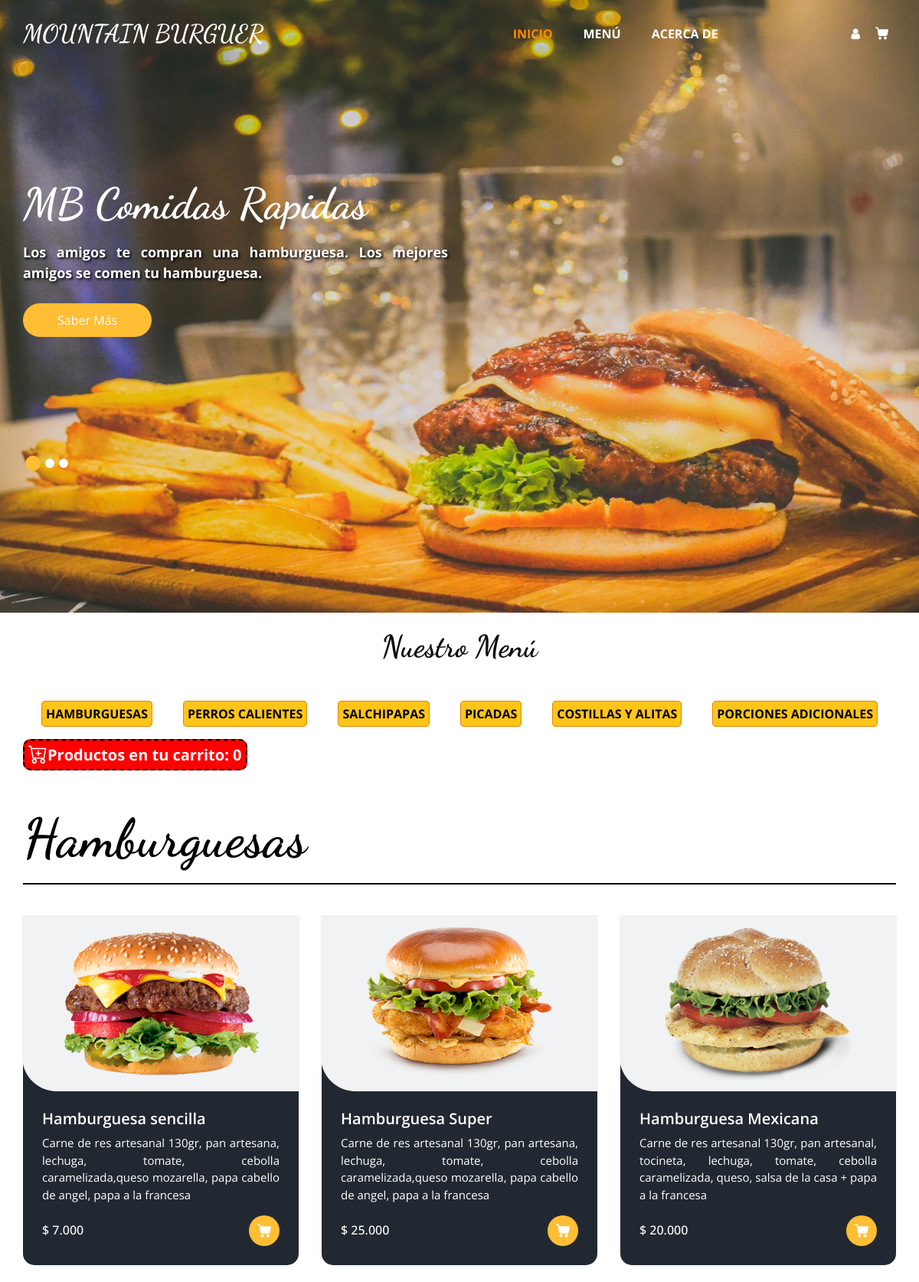
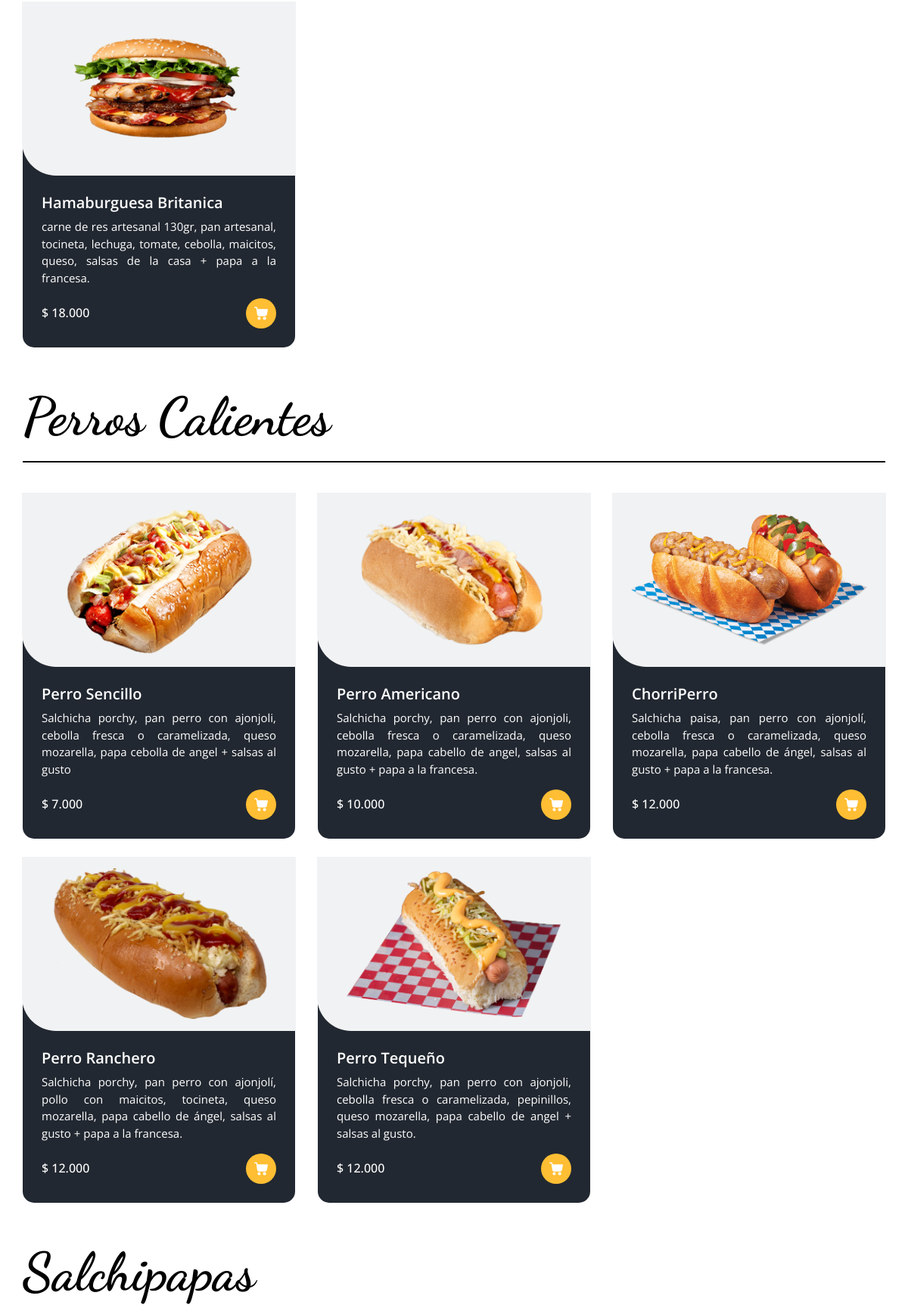
The page / (upper part) on the database its author committed (2 pictures, top to bottom).
### productos/models.py (models this page shows, shortened)
class categoriasprod(models.Model):
    title=models.CharField(max_length=50,verbose_name='Titulo')
    created=models.DateTimeField(auto_now_add=True, verbose_name='Fecha creado') #añade la hora automatica
    updated=models.DateTimeField(auto_now=True, verbose_name='Fecha Actualizado')
    class Meta:
        verbose_name="categoiriaProd"
        verbose_name_plural="categoriasProd"
        ordering = ["created"]

class hamburguesas(models.Model):
    title=models.CharField(max_length=50,verbose_name='Titulo')
    categorias=models.ForeignKey(categoriasprod, on_delete=models.CASCADE)
    image1=models.ImageField(verbose_name='Imagen1',upload_to="productos")#upload para que las imagenes guardadas se hagan en el directorio projects
    descrip=models.TextField(verbose_name="Descripcion")
    precio=models.FloatField(verbose_name='precio', null=True)
    created=models.DateTimeField(auto_now_add=True, verbose_name='Fecha creado') #añade la hora automatica
    updated=models.DateTimeField(auto_now=True, verbose_name='Fecha Actualizado')
    class Meta:
        verbose_name = "hamburguesa"
        verbose_name_plural = "hamburguesas"
        ordering = ["created"]

### productos/views.py (the view)
# urls.py: 2. Add a URL to urlpatterns:  path('', views.home, name='home')
def home(request, categoriasprod_id): #esperar una respuesta (request)
    categorias = categoriasprod.objects.all()
    cate1 = categoriasprod.objects.get(id=1)
    cate2 = categoriasprod.objects.get(id=2)
    cate3 = categoriasprod.objects.get(id=3)
    cate5 = categoriasprod.objects.get(id=5)
    cate4 = categoriasprod.objects.get(id=4)
    cate6 = categoriasprod.objects.get(id=6)
    carro = Carro(request)
    cantidad = carro.contar_productos()
    return render(request,'productos/home.html',{'categorias':categorias,'cate1':cate1,
                'cate2':cate2,'cate3':cate3,'cate5':cate5,'cate4':cate4,'cate6':cate6,'cantidad': cantidad})

### carro/carro.py (called while the page is built)
    def contar_productos(self):
        cantidad_productos = sum(item['cantidad'] for item in self.carro.values())
        return cantidad_productos

### carro/context_processor.py (called while the page is built)
def importe_total_carro(request): #variable global
    total=0
    if request.user.is_authenticated:
        for key, value in request.session["carro"].items():
            total=total+float(value["precio"])
    return {"importe_total_carro":total}

### productos/templates/productos/home.html (shortened to what this page needs)
{% extends 'core/base.html'%}
{% load static %}
{% block content %}
  <section class="food_section layout_padding-bottom">
    <div class="container" id="table-menu">
      <div class="heading_container heading_center">
        <h2 class="title-menu">
          Nuestro Menú
        </h2>
      </div>
      <ul class="filters_menu">
        <li data-filter="#"><a href="#{{cate1.id}}">HAMBURGUESAS</li></a>
        <li data-filter="#"><a href="#{{cate2.id}}">PERROS CALIENTES</li></a>
        <li data-filter="#"><a href="#{{cate3.id}}">SALCHIPAPAS</li></a>
        <li data-filter="#"><a href="#{{cate4.id}}">PICADAS</li></a>
        <li data-filter="#"><a href="#{{cate5.id}}">COSTILLAS Y ALITAS</li></a>
        <li data-filter="#"><a href="#{{cate6.id}}">PORCIONES ADICIONALES</li></a>
      </ul>
        <span id="cantidad-produ"><a href="{% url 'car' %}">Productos en tu carrito: {{ cantidad }}</a></span>
      {% for categoriasprod in categorias %}
        <h2 class="title-burger">{{categoriasprod.title}}</h2>
        <hr class="hr-menu">
              <div class="filters-content">
                <div class="row grid">
                  {% for hamburguesas in categoriasprod.hamburguesas_set.all %}
                  <div class="col-sm-6 col-lg-4 {{ categoria.nombre|lower }}">
                      <div class="box">
                        <div>
                          <div class="img-box">
                            <img src="{{ hamburguesas.image1.url }}" alt="">
                          </div>
                          <div class="detail-box">
                            <h5>{{ hamburguesas.title }}</h5>
                            <p>{{ hamburguesas.descrip }}</p>
                            <div class="options">
                              <h6>$ {{ hamburguesas.precio|floatformat:3 }}</h6>
                              <a href="{% url 'carro:agregar' hamburguesas.id %}" class="boton-agre">
                              </a>
                            </div>
                          </div>
                        </div>
                      </div>
                    </div>
                    {% endfor %}
                  </div>
                </div>
                {% endfor %}
              </div>
            </section>
{% endblock %}

### core/templates/core/base.html (shortened to what this page needs)
<!DOCTYPE html>
<html>
<head>
    {% load static %}
  <link href="{% static 'core/css/bootstrap.css' %}" rel="stylesheet">
  <link rel="stylesheet" type="text/css" href="https://cdnjs.cloudflare.com/ajax/libs/OwlCarousel2/2.3.4/assets/owl.carousel.min.css" />
  <link rel="stylesheet" href="https://cdnjs.cloudflare.com/ajax/libs/jquery-nice-select/1.1.0/css/nice-select.min.css" />
  <link href="{% static 'core/css/font-awesome.min.css' %}" rel="stylesheet">
  <link href="{% static 'core/css/style.css' %}" rel="stylesheet">
  <link href="{% static 'core/css/responsive.css' %}" rel="stylesheet">
</head>
<body>
  <div class="hero_area">
    <div class="bg-box">
      <img src="{% static 'core/img/fondo.jpg'%}" alt="" id="fondo">
    </div>
    <header class="header_section">
      <div class="container">
        <nav class="navbar navbar-expand-lg custom_nav-container ">
          <a class="navbar-brand" href="{% url 'inicio' %}">
            <span>
              MOUNTAIN BURGUER
            </span>
          </a>
          <div class="collapse navbar-collapse" id="navbarSupportedContent">
            <ul class="navbar-nav  mx-auto ">
              <li class="nav-item active">
                <a class="nav-link" href="{% url 'inicio' %}">Inicio <span class="sr-only">(current)</span></a>
              </li>
              <li class="nav-item">
                <a class="nav-link" href="{% url 'inicio' %}">Menú</a>
              </li>
              <li class="nav-item">
                <a class="nav-link" href="{% url 'acerca' %}">Acerca de</a>
              </li>
            </ul>
            <div class="user_option">
              {% if not request.user.is_authenticated %}
              <a href="{% url 'login' %}" class="user_link">
                <i class="fa fa-user" aria-hidden="true"></i>
              </a>
              {% endif %}
              <a class="cart_link" href="{% url 'car' %}">
              </a>
            </div>
          </div>
        </nav>
      </div>
    </header>
    <section class="slider_section ">
      <div id="customCarousel1" class="carousel slide" data-ride="carousel">
        <div class="carousel-inner">
          <div class="carousel-item active">
            <div class="container ">
              <div class="row">
                <div class="col-md-7 col-lg-6 ">
                  <div class="detail-box">
                    <h1>
                      MB Comidas Rapidas
                    </h1>
                    <p>
                      Los amigos te compran una hamburguesa. Los mejores amigos se comen tu hamburguesa.                    </p>
                    <div class="btn-box">
                      <a href="{% url 'acerca' %}" class="btn1">
                        Saber Más
                      </a>
                    </div>
                  </div>
                </div>
              </div>
            </div>
          </div>
        </div>
        <div class="container">
          <ol class="carousel-indicators">
            <li data-target="#customCarousel1" data-slide-to="0" class="active"></li>
            <li data-target="#customCarousel1" data-slide-to="1"></li>
            <li data-target="#customCarousel1" data-slide-to="2"></li>
          </ol>
        </div>
      </div>
    </section>
  </div>
  {% block content%}
  {% endblock %}
</body>
</html>

### core/static/core/css/responsive.css (style rules this page uses)
@media (min-width: 1200px) { .container { max-width: 1170px; } }

### rows shown on the page
categoriasprod: title "Hamburguesas"
hamburguesas: image1 (picture), title "Hamburguesa sencilla", descrip "Carne de res artesanal 130gr, pan artesana, lechuga, tomate, cebolla caramelizada,queso mozarella, papa cabello de angel, papa a la francesa", precio "7.000"
hamburguesas: image1 (picture), title "Hamburguesa Super", descrip "Carne de res artesanal 130gr, pan artesana, lechuga, tomate, cebolla caramelizada,queso mozarella, papa cabello de angel, papa a la francesa", precio "25.000"
hamburguesas: image1 (picture), title "Hamburguesa Mexicana", descrip "Carne de res artesanal 130gr, pan artesanal, tocineta, lechuga, tomate, cebolla caramelizada, queso, salsa de la casa + papa a la francesa", precio "20.000"
hamburguesas: image1 (picture), title "Hamaburguesa Britanica", descrip "carne de res artesanal 130gr, pan artesanal, tocineta, lechuga, tomate, cebolla, maicitos, queso, salsas de la casa + papa a la francesa.", precio "18.000"
categoriasprod: title "Perros Calientes"
hamburguesas: image1 (picture), title "Perro Sencillo", descrip "Salchicha porchy, pan perro con ajonjoli, cebolla fresca o caramelizada, queso mozarella, papa cebolla de angel + salsas al gusto", precio "7.000"
hamburguesas: image1 (picture), title "Perro Americano", descrip "Salchicha porchy, pan perro con ajonjoli, cebolla fresca o caramelizada, queso mozarella, papa cabello de angel, salsas al gusto + papa a la francesa.", precio "10.000"
hamburguesas: image1 (picture), title "ChorriPerro", descrip "Salchicha paisa, pan perro con ajonjolí, cebolla fresca o caramelizada, queso mozarella, papa cabello de ángel, salsas al gusto + papa a la francesa.", precio "12.000"
hamburguesas: image1 (picture), title "Perro Ranchero", descrip "Salchicha porchy, pan perro con ajonjolí, pollo con maicitos, tocineta, queso mozarella, papa cabello de ángel, salsas al gusto + papa a la francesa.", precio "12.000"
hamburguesas: image1 (picture), title "Perro Tequeño", descrip "Salchicha porchy, pan perro con ajonjoli, cebolla fresca o caramelizada, pepinillos, queso mozarella, papa cabello de angel + salsas al gusto.", precio "12.000"
categoriasprod: title "Salchipapas"

### other values the page prints
{{ cantidad }} "0"
